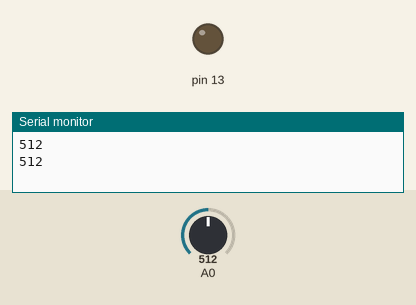
Simulated run of this sketch. Board: Arduino Uno, built with avr-gcc and run on an emulated ATmega328P. On the bench: output pins drawn as LEDs (lit = HIGH), the last lines printed to the serial monitor. Inputs (shaded band) come from the test bench; at power-on: A0 = 512.

Above: at 1.8 s.
1.9 s: A0 set to 105
3.4 s: A0 set to 92
At 4.7 s:
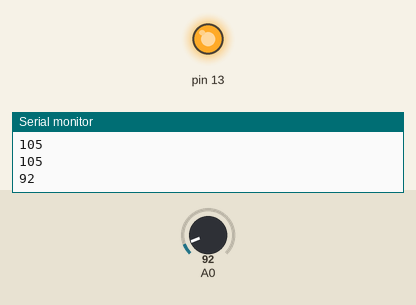
5.5 s: A0 set to 110
At 6.3 s:
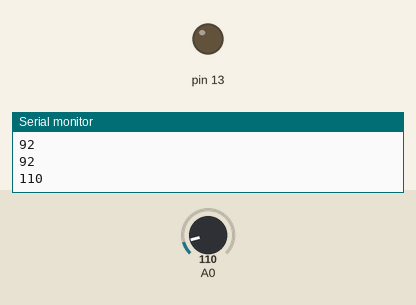
7.5 s: A0 set to 90
At 9.0 s:
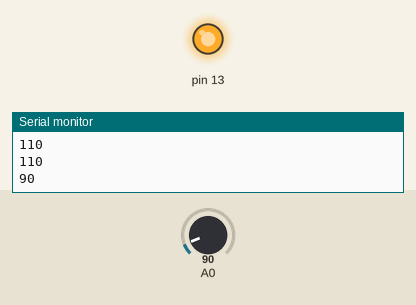
Timing chart, 0 to 10.5 s (numbered marks = the images above; inputs shaded):
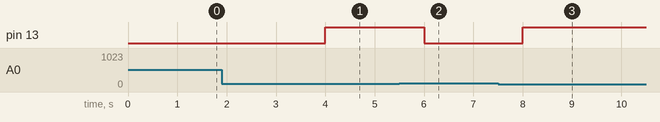

The sketch:

ldr_sensor.ino
```cpp
int in = 0;
int threshold = 100;
void setup() {
  pinMode(13, OUTPUT);
  pinMode(A0, INPUT);
  Serial.begin(9600);
}

void loop() {
  in = analogRead(A0);
  Serial.println(in);
  if(in < threshold){
    digitalWrite(13, HIGH);
    delay(1000);
  }
  else{
    digitalWrite(13, LOW);
    delay(1000);
  }
}
```

Measured:
- the behaviour switches between 100 and 99 on A0 (found by bisection; images 0 and 1)
- after the input at 3.4 s, pin 13: LOW → HIGH after 0.60 s
- after the input at 5.5 s, pin 13: HIGH → LOW after 0.50 s
- after the input at 7.5 s, pin 13: LOW → HIGH after 0.50 s
